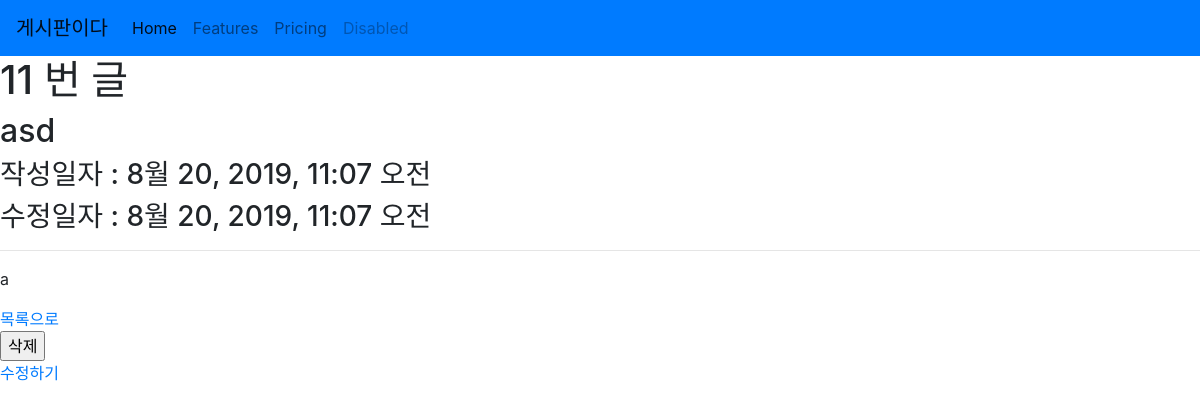
The app's page /articles/11/, older data.
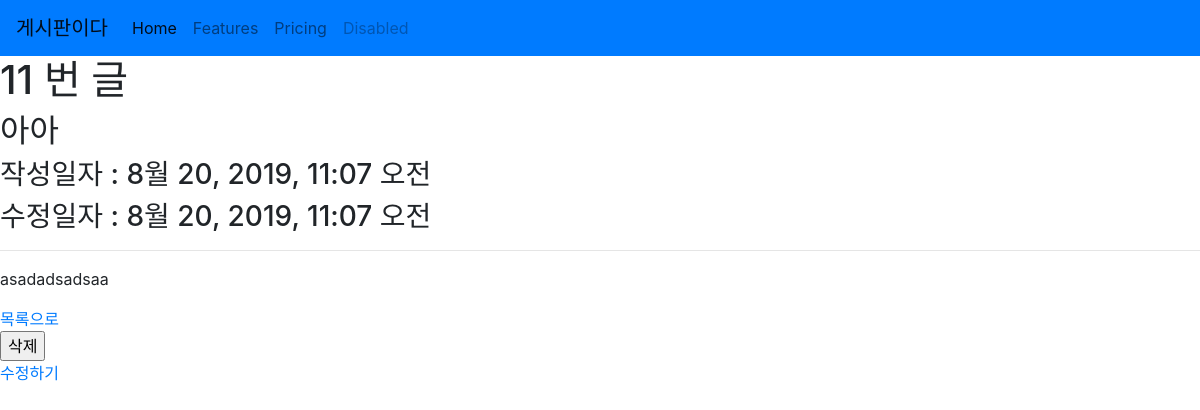
The same page, newer data.
### articles/models.py (models this page shows, shortened)
class Article(models.Model):
    title = models.CharField(max_length=20)
    content = models.TextField()
    created_at = models.DateTimeField(auto_now_add=True)
    updated_at = models.DateTimeField(auto_now=True)

### articles/views.py (the view)
# urls.py: path('<int:article_pk>/', views.detail, name='detail'),
def detail(request, article_pk):
    article = Article.objects.get(pk=article_pk)
    context = {
        'article' : article
    }
    return render(request, 'articles/detail.html', context)

### articles/templates/articles/detail.html (shortened to what this page needs)
{% extends 'articles/base.html' %}
{% block body %}
<h1>{{ article.id }} 번 글</h1>
<h2>{{ article.title}}</h2>
<h3>작성일자 : {{ article.created_at }}</h3>
<h3>수정일자 : {{ article.created_at }}</h3>
<hr>
<p>{{ article.content }}</p>
<a href="{% url 'articles:index' %}"> 목록으로</a>
<form action= "{% url 'articles:delete' article.pk %}" method="POST" onclick="return confirm('진짜 지울래?')">
    <input type="submit" value="삭제">
</form>
<a href="{% url 'articles:update' article.pk %}">수정하기</a>
{% endblock %}

### articles/templates/articles/base.html (shortened to what this page needs)
<!DOCTYPE html>
<html lang="ko">
<head>
  <link rel="stylesheet" href="https://stackpath.bootstrapcdn.com/bootstrap/4.3.1/css/bootstrap.min.css">
</head>
<body>
    <nav class="navbar navbar-expand-lg navbar-light bg-primary ">
        <a class="navbar-brand" href="#">게시판이다</a>
        <div class="collapse navbar-collapse" id="navbarNavAltMarkup">
          <div class="navbar-nav">
            <a class="nav-item nav-link active" href="/articles/">Home <span class="sr-only">(current)</span></a>
            <a class="nav-item nav-link" href="#">Features</a>
            <a class="nav-item nav-link" href="#">Pricing</a>
            <a class="nav-item nav-link disabled" href="#" tabindex="-1" aria-disabled="true">Disabled</a>
          </div>
        </div>
      </nav>
  {% block body %}
  {% endblock %}
</body>
</html>

Row changes from the older to the newer data that the page shows:
changed Article id 11: title "asd" → "아아"; content "a" → "asadadsadsaa"
